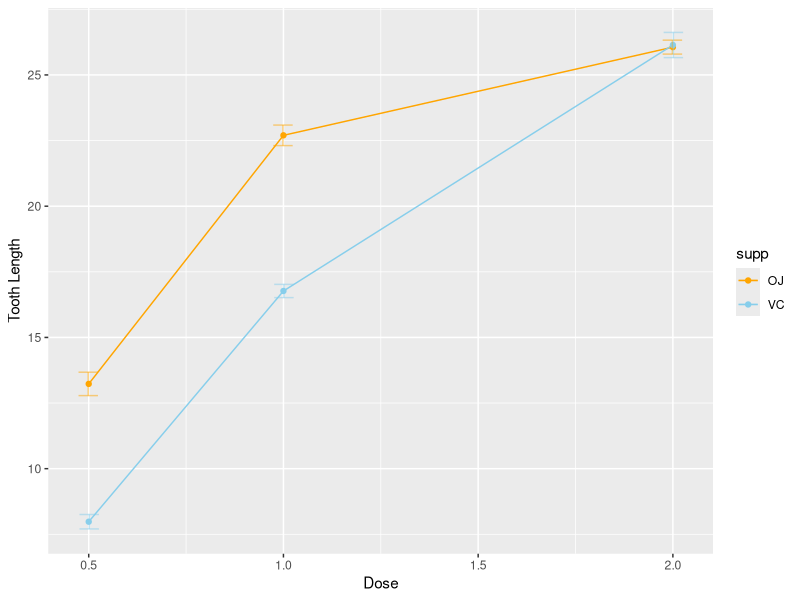

This chart was generated by the following R code:
## ---- chunk 1
library(ggplot2)
library(dplyr)

df <- ToothGrowth %>%
  group_by(supp, dose) %>%
  summarise(
    se = sd(len) / n(), 
    len = mean(len), 
    n = n())

ggplot(df, aes(x = dose, y = len, group = supp, color = supp)) + 
  geom_line() +
  geom_point() +
  geom_errorbar(aes(ymin = len - se, ymax = len + se), width = 0.1, alpha = 0.5,
  position = position_dodge(0.005)) +  
  scale_color_manual(values = c(VC = "skyblue", OJ = "orange")) + 
  labs(x = "Dose", y = "Tooth Length")

